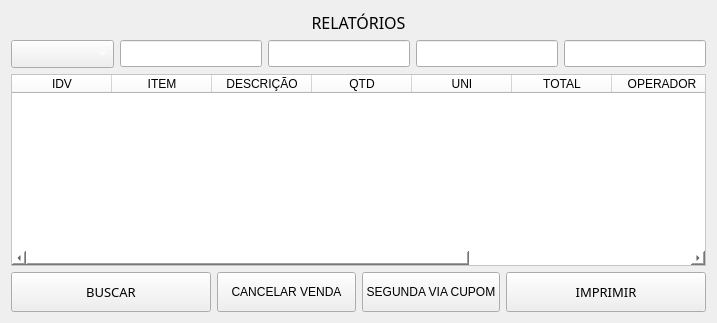
                <widget class="QWidget" name="tab_3">
                 <attribute name="icon">
                  <iconset>
                   <normaloff>../../../PycharmProjects/pythonProject4meuprojeto/projeto01/cons_venda.png</normaloff>../../../PycharmProjects/pythonProject4meuprojeto/projeto01/cons_venda.png</iconset>
                 </attribute>
                 <attribute name="title">
                  <string>CONS/VENDA</string>
                 </attribute>
                 <layout class="QGridLayout" name="gridLayout_31">
                  <item row="0" column="0">
                   <layout class="QVBoxLayout" name="verticalLayout_33">
                    <item>
                     <layout class="QGridLayout" name="gridLayout_8">
                      <item row="0" column="0">
                       <widget class="QLabel" name="label_20">
                        <property name="font">
                         <font>
                          <family>Arial Black</family>
                          <pointsize>12</pointsize>
                          <weight>10</weight>
                          <italic>false</italic>
                          <bold>false</bold>
                         </font>
                        </property>
                        <property name="styleSheet">
                         <string notr="true"/>
                        </property>
                        <property name="text">
                         <string>RELATÓRIOS</string>
                        </property>
                        <property name="alignment">
                         <set>Qt::AlignCenter</set>
                        </property>
                       </widget>
                      </item>
                      <item row="1" column="0">
                       <layout class="QHBoxLayout" name="horizontalLayout_7">
                        <item alignment="Qt::AlignLeft">
                         <widget class="QComboBox" name="cbm04_filtro">
                          <property name="sizePolicy">
                           <sizepolicy hsizetype="Expanding" vsizetype="Fixed">
                            <horstretch>0</horstretch>
                            <verstretch>0</verstretch>
                           </sizepolicy>
                          </property>
                          <property name="font">
                           <font>
                            <pointsize>13</pointsize>
                           </font>
                          </property>
                          <property name="styleSheet">
                           <string notr="true">color: rgb(255, 255, 255);</string>
                          </property>
                          <item>
                           <property name="text">
                            <string/>
                           </property>
                          </item>
                          <item>
                           <property name="text">
                            <string>id_venda</string>
                           </property>
                          </item>
                          <item>
                           <property name="text">
                            <string>descricao</string>
                           </property>
                          </item>
                          <item>
                           <property name="text">
                            <string>qtd</string>
                           </property>
                          </item>
                          <item>
                           <property name="text">
                            <string>v_unitario</string>
                           </property>
                          </item>
                          <item>
                           <property name="text">
                            <string>v_total</string>
                           </property>
                          </item>
                          <item>
                           <property name="text">
                            <string>operador</string>
                           </property>
                          </item>
                          <item>
                           <property name="text">
                            <string>data</string>
                           </property>
                          </item>
                         </widget>
                        </item>
                        <item alignment="Qt::AlignLeft">
                         <widget class="QLineEdit" name="txt04_cupon">
                          <property name="font">
                           <font>
                            <family>Times New Roman</family>
                            <pointsize>12</pointsize>
                            <weight>9</weight>
                            <italic>false</italic>
                            <bold>false</bold>
                           </font>
                          </property>
                          <property name="styleSheet">
                           <string notr="true">color: rgb(255, 255, 255);</string>
                          </property>
                          <property name="alignment">
                           <set>Qt::AlignRight|Qt::AlignTrailing|Qt::AlignVCenter</set>
                          </property>
                          <property name="placeholderText">
                           <string>CUPOM</string>
                          </property>
                         </widget>
                        </item>
                        <item>
                         <widget class="QLineEdit" name="txt04_filtro">
                          <property name="font">
                           <font>
                            <family>Times New Roman</family>
                            <pointsize>12</pointsize>
                            <weight>9</weight>
                            <italic>false</italic>
                            <bold>false</bold>
                           </font>
                          </property>
                          <property name="styleSheet">
                           <string notr="true">color: rgb(255, 255, 255);
</string>
                          </property>
                          <property name="inputMask">
                           <string/>
                          </property>
                          <property name="text">
                           <string/>
                          </property>
                          <property name="echoMode">
                           <enum>QLineEdit::Normal</enum>
                          </property>
                          <property name="cursorPosition">
                           <number>0</number>
                          </property>
                          <property name="placeholderText">
                           <string>PESQUISA</string>
                          </property>
                         </widget>
                        </item>
                        <item alignment="Qt::AlignRight">
                         <widget class="QLineEdit" name="txt04_data_inicio">
                          <property name="font">
                           <font>
                            <family>Times New Roman</family>
                            <pointsize>12</pointsize>
                            <weight>9</weight>
                            <italic>false</italic>
                            <bold>false</bold>
                           </font>
                          </property>
                          <property name="styleSheet">
                           <string notr="true">color: rgb(255, 255, 255);</string>
                          </property>
                          <property name="alignment">
                           <set>Qt::AlignRight|Qt::AlignTrailing|Qt::AlignVCenter</set>
                          </property>
                          <property name="placeholderText">
                           <string>DATA INICIAL</string>
                          </property>
                         </widget>
                        </item>
                        <item alignment="Qt::AlignRight">
                         <widget class="QLineEdit" name="txt04_data_final">
                          <property name="font">
                           <font>
                            <family>Times New Roman</family>
                            <pointsize>12</pointsize>
                            <weight>9</weight>
                            <italic>false</italic>
                            <bold>false</bold>
                           </font>
                          </property>
                          <property name="styleSheet">
                           <string notr="true">color: rgb(255, 255, 255);</string>
                          </property>
                          <property name="alignment">
                           <set>Qt::AlignRight|Qt::AlignTrailing|Qt::AlignVCenter</set>
                          </property>
                          <property name="placeholderText">
                           <string>DATA FINAL</string>
                          </property>
                         </widget>
                        </item>
                       </layout>
                      </item>
                      <item row="2" column="0">
                       <widget class="QTableWidget" name="tab04_relatorio">
                        <property name="styleSheet">
                         <string notr="true">background-color: rgb(255, 255, 255);</string>
                        </property>
                        <property name="selectionBehavior">
                         <enum>QAbstractItemView::SelectRows</enum>
                        </property>
                        <property name="showGrid">
                         <bool>false</bool>
                        </property>
                        <column>
                         <property name="text">
                          <string>IDV</string>
                         </property>
                        </column>
                        <column>
                         <property name="text">
                          <string>ITEM</string>
                         </property>
                        </column>
                        <column>
                         <property name="text">
                          <string>DESCRIÇÃO</string>
                         </property>
                        </column>
                        <column>
                         <property name="text">
                          <string>QTD</string>
                         </property>
                        </column>
                        <column>
                         <property name="text">
                          <string>UNI</string>
                         </property>
                        </column>
                        <column>
                         <property name="text">
                          <string>TOTAL</string>
                         </property>
                        </column>
                        <column>
                         <property name="text">
                          <string>OPERADOR</string>
                         </property>
                        </column>
                        <column>
                         <property name="text">
                          <string>DATA</string>
                         </property>
                        </column>
                        <column>
                         <property name="text">
                          <string>F_PAGAMENTO</string>
                         </property>
                        </column>
                       </widget>
                      </item>
                     </layout>
                    </item>
                    <item>
                     <layout class="QHBoxLayout" name="horizontalLayout_23">
                      <item>
                       <widget class="QPushButton" name="btn04_pesquisar">
                        <property name="sizePolicy">
                         <sizepolicy hsizetype="Fixed" vsizetype="Fixed">
                          <horstretch>0</horstretch>
                          <verstretch>0</verstretch>
                         </sizepolicy>
                        </property>
                        <property name="minimumSize">
                         <size>
                          <width>200</width>
                          <height>40</height>
                         </size>
                        </property>
                        <property name="font">
                         <font>
                          <family>Arial Black</family>
                          <pointsize>10</pointsize>
                          <weight>9</weight>
                          <italic>false</italic>
                          <bold>false</bold>
                         </font>
                        </property>
                        <property name="cursor">
                         <cursorShape>PointingHandCursor</cursorShape>
                        </property>
                        <property name="styleSheet">
                         <string notr="true"/>
                        </property>
                        <property name="text">
                         <string>BUSCAR</string>
                        </property>
                        <property name="icon">
                         <iconset>
                          <normaloff>../../../PycharmProjects/pythonProject4meuprojeto/projeto01/pesquisar.png</normaloff>../../../PycharmProjects/pythonProject4meuprojeto/projeto01/pesquisar.png</iconset>
                        </property>
                        <property name="iconSize">
                         <size>
                          <width>38</width>
                          <height>38</height>
                         </size>
                        </property>
                       </widget>
                      </item>
                      <item>
                       <widget class="QPushButton" name="btn04_can_venda">
                        <property name="maximumSize">
                         <size>
                          <width>200</width>
                          <height>40</height>
                         </size>
                        </property>
                        <property name="cursor">
                         <cursorShape>PointingHandCursor</cursorShape>
                        </property>
                        <property name="text">
                         <string>CANCELAR VENDA</string>
                        </property>
                       </widget>
                      </item>
                      <item>
                       <widget class="QPushButton" name="btn04_via_cupom">
                        <property name="maximumSize">
                         <size>
                          <width>200</width>
                          <height>40</height>
                         </size>
                        </property>
                        <property name="cursor">
                         <cursorShape>PointingHandCursor</cursorShape>
                        </property>
                        <property name="text">
                         <string>SEGUNDA VIA CUPOM</string>
                        </property>
                       </widget>
                      </item>
                      <item>
                       <widget class="QPushButton" name="btn04_imprimir">
                        <property name="sizePolicy">
                         <sizepolicy hsizetype="Fixed" vsizetype="Fixed">
                          <horstretch>0</horstretch>
                          <verstretch>0</verstretch>
                         </sizepolicy>
                        </property>
                        <property name="minimumSize">
                         <size>
                          <width>200</width>
                          <height>40</height>
                         </size>
                        </property>
                        <property name="maximumSize">
                         <size>
                          <width>16777215</width>
                          <height>16777215</height>
                         </size>
                        </property>
                        <property name="font">
                         <font>
                          <family>Arial Black</family>
                          <pointsize>10</pointsize>
                          <weight>9</weight>
                          <italic>false</italic>
                          <bold>false</bold>
                         </font>
                        </property>
                        <property name="cursor">
                         <cursorShape>PointingHandCursor</cursorShape>
                        </property>
                        <property name="styleSheet">
                         <string notr="true"/>
                        </property>
                        <property name="text">
                         <string>IMPRIMIR</string>
                        </property>
                        <property name="icon">
                         <iconset>
                          <normaloff>../../../PycharmProjects/pythonProject4meuprojeto/projeto01/impressora.png</normaloff>../../../PycharmProjects/pythonProject4meuprojeto/projeto01/impressora.png</iconset>
                        </property>
                        <property name="iconSize">
                         <size>
                          <width>38</width>
                          <height>38</height>
                         </size>
                        </property>
                       </widget>
                      </item>
                     </layout>
                    </item>
                   </layout>
                  </item>
                 </layout>
                </widget>
